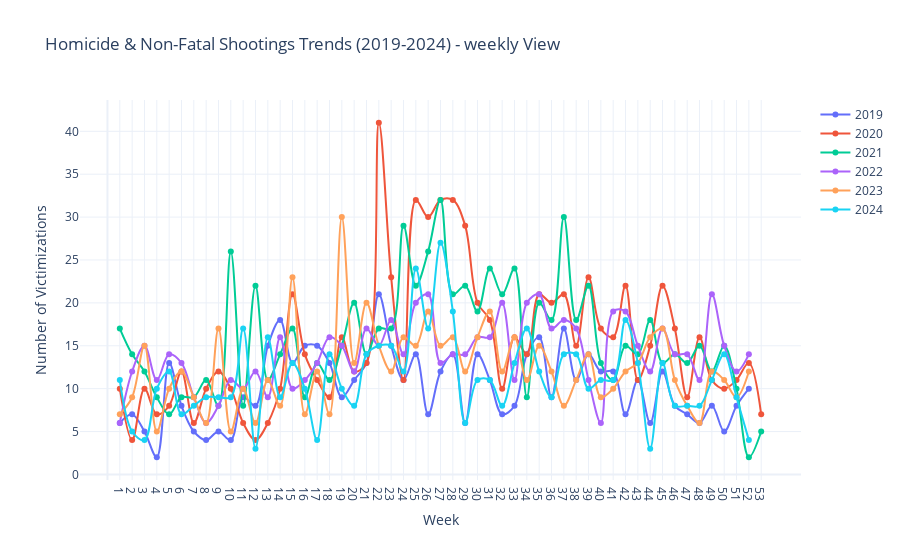

Here is the notebook cell this chart was saved with:
### Code cell
import pandas as pd
import plotly.graph_objects as go
import ipywidgets as widgets
from IPython.display import display

# Load the CSV file
file_path = "Shootings.csv"
df = pd.read_csv(file_path, parse_dates=['DATE'], low_memory=False)

# Extract year and week number
df['Year'] = df['DATE'].dt.year
df['Week_Number'] = df['DATE'].dt.isocalendar().week
df['Month'] = df['DATE'].dt.month

# Filter only years 2019-2024
df_filtered = df[df['Year'].between(2019, 2024)]

# Filter only HOMICIDE and NON-FATAL SHOOTINGS cases
df_violent = df_filtered[df_filtered['VICTIMIZATION_PRIMARY'].str.contains("HOMICIDE|NON-FATAL", na=False, case=False)]

# Rolling average dropdown selector
rolling_avg_selector = widgets.Dropdown(
    options=[('7 Day rolling Average', 'weekly'), ('Monthly Average', 'monthly')],
    value='weekly',
    description="Rolling Avg:",
    style={'description_width': 'initial'}
)

# Create an output widget for updating the graph dynamically
output = widgets.Output()

def update_graph(rolling_window):
    with output:
        output.clear_output(wait=True)
        fig = go.Figure()
        
        if rolling_window == 'monthly':  # Monthly aggregation
            victimization_counts = df_violent.groupby(['Year', 'Month']).size().unstack(level=0)
            x_axis = list(range(1, 13))  # Months (1-12)
            x_labels = ["Jan", "Feb", "Mar", "Apr", "May", "Jun", "Jul", "Aug", "Sep", "Oct", "Nov", "Dec"]
            time_label = "Month"
        else:  # Weekly basis
            victimization_counts = df_violent.groupby(['Year', 'Week_Number']).size().unstack(level=0)
            x_axis = victimization_counts.index
            x_labels = x_axis  # Keep week numbers as labels
            time_label = "Week"
        
        for year in victimization_counts.columns:
            fig.add_trace(go.Scatter(
                x=x_axis, y=victimization_counts[year],
                mode='lines+markers',
                name=str(year),
                hoverinfo='x+y+name',
                hovertemplate=
                "<b>Year:</b> " + str(year) + "<br>"
                "<b>" + time_label + ":</b> %{x}<br>"
                "<b>Victimizations:</b> %{y}",
                text=[str(year)] * len(x_axis),  # Ensures only the hovered line shows its data
                line_shape='spline'  # Smooth line for better hovering
            ))
        
        fig.update_layout(
            title=f"Homicide & Non-Fatal Shootings Trends (2019-2024) - {rolling_window} View",
            xaxis_title=time_label,
            xaxis=dict(tickmode='array', tickvals=x_axis, ticktext=x_labels),
            yaxis_title="Number of Victimizations",
            template="plotly_white",
            hovermode="closest"  # Ensures only the closest hovered point shows hover info
        )
        
        fig.show()

# Display widgets on the top left
ui = widgets.HBox([rolling_avg_selector])
widgets.interactive(update_graph, rolling_window=rolling_avg_selector)
display(ui, output)

### Figure 1 — Plotly figure (JSON) as saved in the notebook; plotly's stock layout.template omitted (floating-point values rounded to 4 significant figures)
{"data": [{"hoverinfo": "x+y+name", "hovertemplate": "<b>Year:</b> 2019<br><b>Week:</b> %{x}<br><b>Victimizations:</b> %{y}", "line": {"shape": "spline"}, "mode": "lines+markers", "name": "2019", "text": ["2019", "2019", "2019", "2019", "2019", "2019", "2019", "2019", "2019", "2019", "2019", "2019", "2019", "2019", "2019", "2019", "2019", "2019", "2019", "2019", "2019", "2019", "2019", "2019", "2019", "2019", "2019", "2019", "2019", "2019", "2019", "2019", "2019", "2019", "2019", "2019", "2019", "2019", "2019", "2019", "2019", "2019", "2019", "2019", "2019", "2019", "2019", "2019", "2019", "2019", "2019", "2019", "2019"], "type": "scatter", "x": [1, 2, 3, 4, 5, 6, 7, 8, 9, 10, 11, 12, 13, 14, 15, 16, 17, 18, 19, 20, 21, 22, 23, 24, 25, 26, 27, 28, 29, 30, 31, 32, 33, 34, 35, 36, 37, 38, 39, 40, 41, 42, 43, 44, 45, 46, 47, 48, 49, 50, 51, 52, 53], "y": [6.0, 7.0, 5.0, 2.0, 13.0, 8.0, 5.0, 4.0, 5.0, 4.0, 9.0, 8.0, 15.0, 18.0, 13.0, 15.0, 15.0, 13.0, 9.0, 11.0, 13.0, 21.0, 15.0, 11.0, 14.0, 7.0, 12.0, 14.0, 6.0, 14.0, 11.0, 7.0, 8.0, 14.0, 16.0, 9.0, 17.0, 11.0, 14.0, 12.0, 12.0, 7.0, 11.0, 6.0, 12.0, 8.0, 7.0, 6.0, 8.0, 5.0, 8.0, 10.0, NaN]}, {"hoverinfo": "x+y+name", "hovertemplate": "<b>Year:</b> 2020<br><b>Week:</b> %{x}<br><b>Victimizations:</b> %{y}", "line": {"shape": "spline"}, "mode": "lines+markers", "name": "2020", "text": ["2020", "2020", "2020", "2020", "2020", "2020", "2020", "2020", "2020", "2020", "2020", "2020", "2020", "2020", "2020", "2020", "2020", "2020", "2020", "2020", "2020", "2020", "2020", "2020", "2020", "2020", "2020", "2020", "2020", "2020", "2020", "2020", "2020", "2020", "2020", "2020", "2020", "2020", "2020", "2020", "2020", "2020", "2020", "2020", "2020", "2020", "2020", "2020", "2020", "2020", "2020", "2020", "2020"], "type": "scatter", "x": [1, 2, 3, 4, 5, 6, 7, 8, 9, 10, 11, 12, 13, 14, 15, 16, 17, 18, 19, 20, 21, 22, 23, 24, 25, 26, 27, 28, 29, 30, 31, 32, 33, 34, 35, 36, 37, 38, 39, 40, 41, 42, 43, 44, 45, 46, 47, 48, 49, 50, 51, 52, 53], "y": [10.0, 4.0, 10.0, 7.0, 8.0, 12.0, 6.0, 10.0, 12.0, 10.0, 6.0, 4.0, 6.0, 10.0, 21.0, 14.0, 11.0, 9.0, 16.0, 12.0, 13.0, 41.0, 23.0, 11.0, 32.0, 30.0, 32.0, 32.0, 29.0, 20.0, 18.0, 10.0, 16.0, 14.0, 21.0, 20.0, 21.0, 15.0, 23.0, 17.0, 16.0, 22.0, 11.0, 15.0, 22.0, 17.0, 9.0, 16.0, 11.0, 10.0, 11.0, 13.0, 7.0]}, {"hoverinfo": "x+y+name", "hovertemplate": "<b>Year:</b> 2021<br><b>Week:</b> %{x}<br><b>Victimizations:</b> %{y}", "line": {"shape": "spline"}, "mode": "lines+markers", "name": "2021", "text": ["2021", "2021", "2021", "2021", "2021", "2021", "2021", "2021", "2021", "2021", "2021", "2021", "2021", "2021", "2021", "2021", "2021", "2021", "2021", "2021", "2021", "2021", "2021", "2021", "2021", "2021", "2021", "2021", "2021", "2021", "2021", "2021", "2021", "2021", "2021", "2021", "2021", "2021", "2021", "2021", "2021", "2021", "2021", "2021", "2021", "2021", "2021", "2021", "2021", "2021", "2021", "2021", "2021"], "type": "scatter", "x": [1, 2, 3, 4, 5, 6, 7, 8, 9, 10, 11, 12, 13, 14, 15, 16, 17, 18, 19, 20, 21, 22, 23, 24, 25, 26, 27, 28, 29, 30, 31, 32, 33, 34, 35, 36, 37, 38, 39, 40, 41, 42, 43, 44, 45, 46, 47, 48, 49, 50, 51, 52, 53], "y": [17.0, 14.0, 12.0, 9.0, 7.0, 9.0, 9.0, 11.0, 8.0, 26.0, 8.0, 22.0, 11.0, 14.0, 17.0, 9.0, 13.0, 11.0, 15.0, 20.0, 14.0, 17.0, 17.0, 29.0, 22.0, 26.0, 32.0, 21.0, 22.0, 19.0, 24.0, 21.0, 24.0, 9.0, 20.0, 18.0, 30.0, 18.0, 22.0, 13.0, 11.0, 15.0, 14.0, 18.0, 13.0, 14.0, 13.0, 15.0, 12.0, 15.0, 10.0, 2.0, 5.0]}, {"hoverinfo": "x+y+name", "hovertemplate": "<b>Year:</b> 2022<br><b>Week:</b> %{x}<br><b>Victimizations:</b> %{y}", "line": {"shape": "spline"}, "mode": "lines+markers", "name": "2022", "text": ["2022", "2022", "2022", "2022", "2022", "2022", "2022", "2022", "2022", "2022", "2022", "2022", "2022", "2022", "2022", "2022", "2022", "2022", "2022", "2022", "2022", "2022", "2022", "2022", "2022", "2022", "2022", "2022", "2022", "2022", "2022", "2022", "2022", "2022", "2022", "2022", "2022", "2022", "2022", "2022", "2022", "2022", "2022", "2022", "2022", "2022", "2022", "2022", "2022", "2022", "2022", "2022", "2022"], "type": "scatter", "x": [1, 2, 3, 4, 5, 6, 7, 8, 9, 10, 11, 12, 13, 14, 15, 16, 17, 18, 19, 20, 21, 22, 23, 24, 25, 26, 27, 28, 29, 30, 31, 32, 33, 34, 35, 36, 37, 38, 39, 40, 41, 42, 43, 44, 45, 46, 47, 48, 49, 50, 51, 52, 53], "y": [6.0, 12.0, 15.0, 11.0, 14.0, 13.0, 9.0, 6.0, 8.0, 11.0, 10.0, 12.0, 9.0, 16.0, 10.0, 11.0, 13.0, 16.0, 15.0, 12.0, 17.0, 15.0, 18.0, 14.0, 20.0, 21.0, 13.0, 14.0, 14.0, 16.0, 16.0, 20.0, 11.0, 20.0, 21.0, 17.0, 18.0, 17.0, 11.0, 6.0, 19.0, 19.0, 15.0, 12.0, 17.0, 14.0, 14.0, 11.0, 21.0, 15.0, 12.0, 14.0, NaN]}, {"hoverinfo": "x+y+name", "hovertemplate": "<b>Year:</b> 2023<br><b>Week:</b> %{x}<br><b>Victimizations:</b> %{y}", "line": {"shape": "spline"}, "mode": "lines+markers", "name": "2023", "text": ["2023", "2023", "2023", "2023", "2023", "2023", "2023", "2023", "2023", "2023", "2023", "2023", "2023", "2023", "2023", "2023", "2023", "2023", "2023", "2023", "2023", "2023", "2023", "2023", "2023", "2023", "2023", "2023", "2023", "2023", "2023", "2023", "2023", "2023", "2023", "2023", "2023", "2023", "2023", "2023", "2023", "2023", "2023", "2023", "2023", "2023", "2023", "2023", "2023", "2023", "2023", "2023", "2023"], "type": "scatter", "x": [1, 2, 3, 4, 5, 6, 7, 8, 9, 10, 11, 12, 13, 14, 15, 16, 17, 18, 19, 20, 21, 22, 23, 24, 25, 26, 27, 28, 29, 30, 31, 32, 33, 34, 35, 36, 37, 38, 39, 40, 41, 42, 43, 44, 45, 46, 47, 48, 49, 50, 51, 52, 53], "y": [7.0, 9.0, 15.0, 5.0, 10.0, 12.0, 9.0, 6.0, 17.0, 5.0, 10.0, 6.0, 11.0, 8.0, 23.0, 7.0, 12.0, 7.0, 30.0, 13.0, 20.0, 15.0, 12.0, 16.0, 15.0, 19.0, 15.0, 16.0, 12.0, 16.0, 19.0, 12.0, 16.0, 11.0, 15.0, 12.0, 8.0, 11.0, 14.0, 9.0, 10.0, 12.0, 13.0, 16.0, 17.0, 11.0, 8.0, 6.0, 12.0, 11.0, 9.0, 12.0, NaN]}, {"hoverinfo": "x+y+name", "hovertemplate": "<b>Year:</b> 2024<br><b>Week:</b> %{x}<br><b>Victimizations:</b> %{y}", "line": {"shape": "spline"}, "mode": "lines+markers", "name": "2024", "text": ["2024", "2024", "2024", "2024", "2024", "2024", "2024", "2024", "2024", "2024", "2024", "2024", "2024", "2024", "2024", "2024", "2024", "2024", "2024", "2024", "2024", "2024", "2024", "2024", "2024", "2024", "2024", "2024", "2024", "2024", "2024", "2024", "2024", "2024", "2024", "2024", "2024", "2024", "2024", "2024", "2024", "2024", "2024", "2024", "2024", "2024", "2024", "2024", "2024", "2024", "2024", "2024", "2024"], "type": "scatter", "x": [1, 2, 3, 4, 5, 6, 7, 8, 9, 10, 11, 12, 13, 14, 15, 16, 17, 18, 19, 20, 21, 22, 23, 24, 25, 26, 27, 28, 29, 30, 31, 32, 33, 34, 35, 36, 37, 38, 39, 40, 41, 42, 43, 44, 45, 46, 47, 48, 49, 50, 51, 52, 53], "y": [11.0, 5.0, 4.0, 10.0, 12.0, 7.0, 8.0, 9.0, 9.0, 9.0, 17.0, 3.0, 16.0, 9.0, 13.0, 10.0, 4.0, 14.0, 10.0, 8.0, 14.0, 15.0, 15.0, 12.0, 24.0, 17.0, 27.0, 19.0, 6.0, 11.0, 11.0, 8.0, 13.0, 17.0, 12.0, 9.0, 14.0, 14.0, 10.0, 11.0, 11.0, 18.0, 13.0, 3.0, 13.0, 8.0, 8.0, 8.0, 11.0, 14.0, 9.0, 4.0, NaN]}], "layout": {"hovermode": "closest", "title": {"text": "Homicide & Non-Fatal Shootings Trends (2019-2024) - weekly View"}, "xaxis": {"tickmode": "array", "ticktext": [1, 2, 3, 4, 5, 6, 7, 8, 9, 10, 11, 12, 13, 14, 15, 16, 17, 18, 19, 20, 21, 22, 23, 24, 25, 26, 27, 28, 29, 30, 31, 32, 33, 34, 35, 36, 37, 38, 39, 40, 41, 42, 43, 44, 45, 46, 47, 48, 49, 50, 51, 52, 53], "tickvals": [1, 2, 3, 4, 5, 6, 7, 8, 9, 10, 11, 12, 13, 14, 15, 16, 17, 18, 19, 20, 21, 22, 23, 24, 25, 26, 27, 28, 29, 30, 31, 32, 33, 34, 35, 36, 37, 38, 39, 40, 41, 42, 43, 44, 45, 46, 47, 48, 49, 50, 51, 52, 53], "title": {"text": "Week"}}, "yaxis": {"title": {"text": "Number of Victimizations"}}}}
